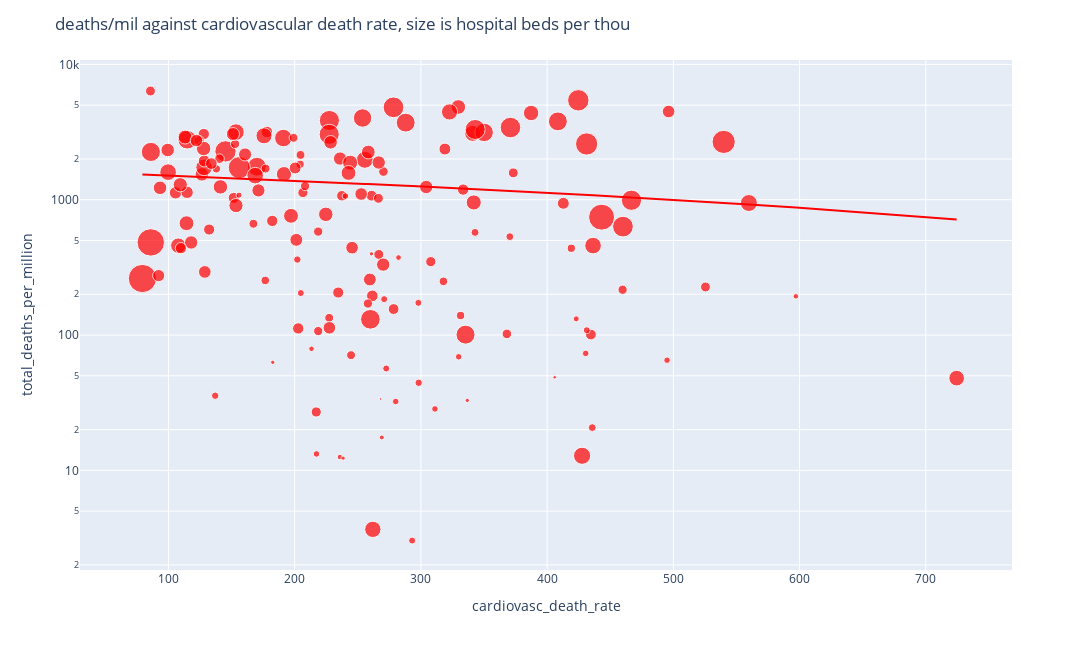

Notebook code cell kept with this figure:
### Code cell
bubbleScatter(df_diab, 'cardiovasc_death_rate', 'total_deaths_per_million', 
              'hospital_beds_per_thousand', 'location', 'linear', 'log', 
              'deaths/mil against cardiovascular death rate, size is hospital beds per thou',
              'red')

### Figure 1 — Plotly figure (JSON) as saved in the notebook; plotly's stock layout.template omitted (floating-point values rounded to 4 significant figures; data arrays with more than 128 entries replaced by an {"elided": "..."} marker saying what was removed)
{"data": [{"hovertemplate": "<b>%{hovertext}</b><br><br>cardiovasc_death_rate=%{x}<br>total_deaths_per_million=%{y}<br>hospital_beds_per_thousand=%{marker.size}<extra></extra>", "hovertext": {"elided": "158 str values"}, "legendgroup": "", "marker": {"color": "red", "size": {"elided": "158 float values"}, "sizemode": "area", "sizeref": 0.03263, "symbol": "circle"}, "mode": "markers", "name": "", "orientation": "v", "showlegend": false, "type": "scatter", "x": {"elided": "158 float values"}, "xaxis": "x", "y": {"elided": "158 float values"}, "yaxis": "y"}, {"hovertemplate": "<b>OLS trendline</b><br>total_deaths_per_million = -1.27258 * cardiovasc_death_rate + 1634.81<br>R<sup>2</sup>=0.013029<br><br>cardiovasc_death_rate=%{x}<br>total_deaths_per_million=%{y} <b>(trend)</b><extra></extra>", "legendgroup": "", "marker": {"color": "red", "symbol": "circle"}, "mode": "lines", "name": "", "showlegend": false, "type": "scatter", "x": {"elided": "158 float values"}, "xaxis": "x", "y": {"elided": "158 float values"}, "yaxis": "y"}], "layout": {"height": 650, "legend": {"itemsizing": "constant", "tracegroupgap": 0}, "margin": {"t": 60}, "title": {"text": "deaths/mil against cardiovascular death rate, size is hospital beds per thou"}, "width": 1200, "xaxis": {"anchor": "y", "domain": [0, 1], "title": {"text": "cardiovasc_death_rate"}, "type": "linear"}, "yaxis": {"anchor": "x", "domain": [0, 1], "title": {"text": "total_deaths_per_million"}, "type": "log"}}}
